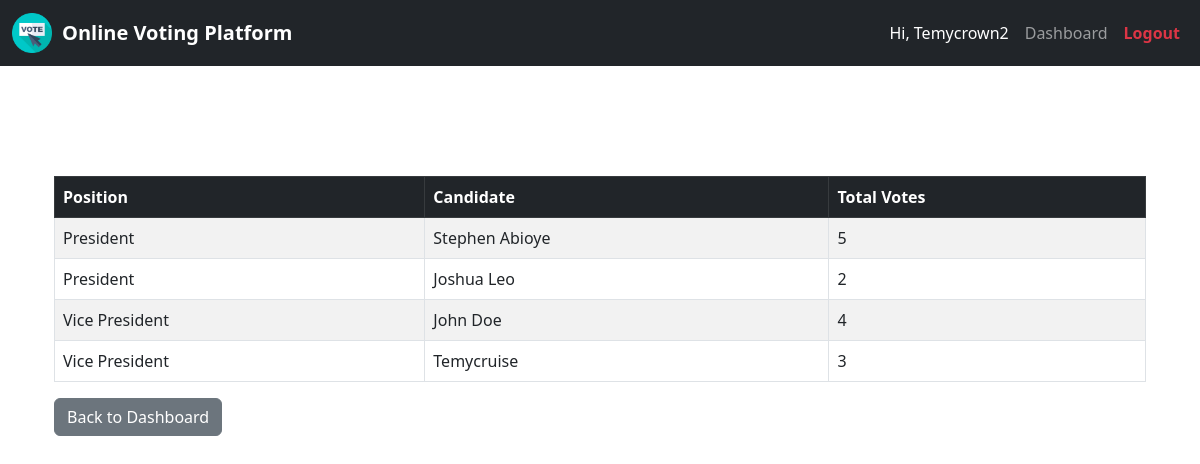
Page /results/ (signed in) on the committed database.
### voting/models.py (models this page shows, shortened)
class Position(models.Model):
    name = models.CharField(max_length=100)

### voting/views.py (the view)
# urls.py: path('results/', views.results_view, name='results')
@login_required()
def results_view(request):
    positions = Position.objects.all()
    combined_results = []
    for position in positions:
        candidates = Candidate.objects.filter(position=position)
        for candidate in candidates:
            combined_results.append({
                'position': position.name,
                'name': candidate.user.get_full_name() or candidate.user.username,
                'votes': Vote.objects.filter(candidate=candidate).count()
            })
    return render(request, 'voting/results.html', {'results': combined_results})

### voting/templates/voting/results.html (shortened to what this page needs)
{% extends 'voting/base.html' %}
{% block content %}
<div class="container mt-5 text-white">
  <h2 class="mb-4">Voting Results</h2>
  {% if results %}
    <table class="table table-bordered table-striped">
      <thead class="table-dark">
        <tr>
          <th>Position</th>
          <th>Candidate</th>
          <th>Total Votes</th>
        </tr>
      </thead>
      <tbody>
        {% for item in results %}
          <tr>
            <td>{{ item.position }}</td>
            <td>{{ item.name }}</td>
            <td>{{ item.votes }}</td>
          </tr>
        {% endfor %}
      </tbody>
    </table>
  {% else %}
    <p class="text-muted">No voting data available yet.</p>
  {% endif %}
  <a href="{% url 'dashboard' %}" class="btn btn-secondary">Back to Dashboard</a>
</div>
{% endblock %}

### voting/templates/voting/base.html (shortened to what this page needs)
<!DOCTYPE html>
<html>
{% load static %}
<head>
    <link href="https://cdn.jsdelivr.net/npm/bootstrap@5.3.0/dist/css/bootstrap.min.css" rel="stylesheet">
</head>
<body class="{% block body_class %}default-bg{% endblock %}">
<nav class="navbar navbar-expand-lg navbar-dark bg-dark">
  <div class="container-fluid">
    <a class="navbar-brand d-flex align-items-center" href="{% url 'home' %}">
      <img src="{% static 'voting/images/logo.png' %}" alt="Logo" style="height: 40px; margin-right: 10px;">
        <strong>Online Voting Platform</strong>
    </a>
    <div class="collapse navbar-collapse justify-content-end" id="navbarNav">
      <ul class="navbar-nav">
        {% if request.user.is_authenticated %}
          <li class="nav-item">
            <a class="nav-link disabled text-white">Hi, {{ request.user.get_full_name|default:request.user.username }}</a>
          </li>
          <li class="nav-item">
            <a class="nav-link" href="{% url 'dashboard' %}">Dashboard</a>
          </li>
          <li class="nav-item">
            <a class="nav-link text-danger fw-semibold" href="{% url 'logout' %}">Logout</a>
          </li>
        {% endif %}
      </ul>
    </div>
  </div>
</nav>
<div class="container">
  <div class="content-wrapper">
    {% block content %}{% endblock %}
  </div>
</div>
</body>
</html>

### rows in the picture
Position: position "President" "President"
Position: position "Vice President" "Vice President"

### other values in the picture
{{ request.user.get_full_name|default:request.user.username }} "Temycrown2"
{{ item.name }} "Stephen Abioye" "Joshua Leo" "John Doe" "Temycruise"
{{ item.votes }} "5" "2" "4" "3"
